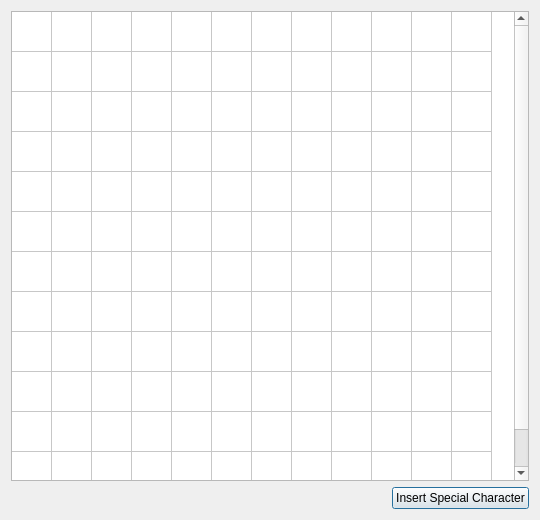
<?xml version="1.0" encoding="UTF-8"?>
<ui version="4.0">
 <class>CharacterMapDialog</class>
 <widget class="QDialog" name="CharacterMapDialog">
  <property name="geometry">
   <rect>
    <x>0</x>
    <y>0</y>
    <width>540</width>
    <height>520</height>
   </rect>
  </property>
  <property name="sizePolicy">
   <sizepolicy hsizetype="Expanding" vsizetype="Expanding">
    <horstretch>0</horstretch>
    <verstretch>0</verstretch>
   </sizepolicy>
  </property>
  <property name="windowTitle">
   <string>Special Characters Font Map</string>
  </property>
  <layout class="QVBoxLayout" name="verticalLayout">
   <item>
    <widget class="QTableWidget" name="tableCharMap">
     <property name="sizePolicy">
      <sizepolicy hsizetype="Expanding" vsizetype="Expanding">
       <horstretch>0</horstretch>
       <verstretch>0</verstretch>
      </sizepolicy>
     </property>
     <property name="minimumSize">
      <size>
       <width>0</width>
       <height>0</height>
      </size>
     </property>
     <property name="iconSize">
      <size>
       <width>0</width>
       <height>0</height>
      </size>
     </property>
     <property name="rowCount">
      <number>12</number>
     </property>
     <property name="columnCount">
      <number>12</number>
     </property>
     <attribute name="horizontalHeaderVisible">
      <bool>false</bool>
     </attribute>
     <attribute name="horizontalHeaderDefaultSectionSize">
      <number>40</number>
     </attribute>
     <attribute name="horizontalHeaderMinimumSectionSize">
      <number>40</number>
     </attribute>
     <attribute name="verticalHeaderVisible">
      <bool>false</bool>
     </attribute>
     <attribute name="verticalHeaderDefaultSectionSize">
      <number>40</number>
     </attribute>
     <attribute name="verticalHeaderHighlightSections">
      <bool>true</bool>
     </attribute>
     <attribute name="verticalHeaderMinimumSectionSize">
      <number>40</number>
     </attribute>
     <attribute name="verticalHeaderShowSortIndicator" stdset="0">
      <bool>false</bool>
     </attribute>
     <attribute name="verticalHeaderStretchLastSection">
      <bool>false</bool>
     </attribute>
     <row/>
     <row/>
     <row/>
     <row/>
     <row/>
     <row/>
     <row/>
     <row/>
     <row/>
     <row/>
     <row/>
     <row/>
     <column/>
     <column/>
     <column/>
     <column/>
     <column/>
     <column/>
     <column/>
     <column/>
     <column/>
     <column/>
     <column/>
     <column/>
    </widget>
   </item>
   <item>
    <layout class="QHBoxLayout" name="horizontalLayout">
     <item>
      <spacer name="horizontalSpacer">
       <property name="orientation">
        <enum>Qt::Horizontal</enum>
       </property>
       <property name="sizeHint" stdset="0">
        <size>
         <width>40</width>
         <height>20</height>
        </size>
       </property>
      </spacer>
     </item>
     <item>
      <widget class="QPushButton" name="btnInsertChar">
       <property name="text">
        <string>Insert Special Character</string>
       </property>
      </widget>
     </item>
    </layout>
   </item>
  </layout>
 </widget>
 <resources/>
 <connections/>
</ui>
